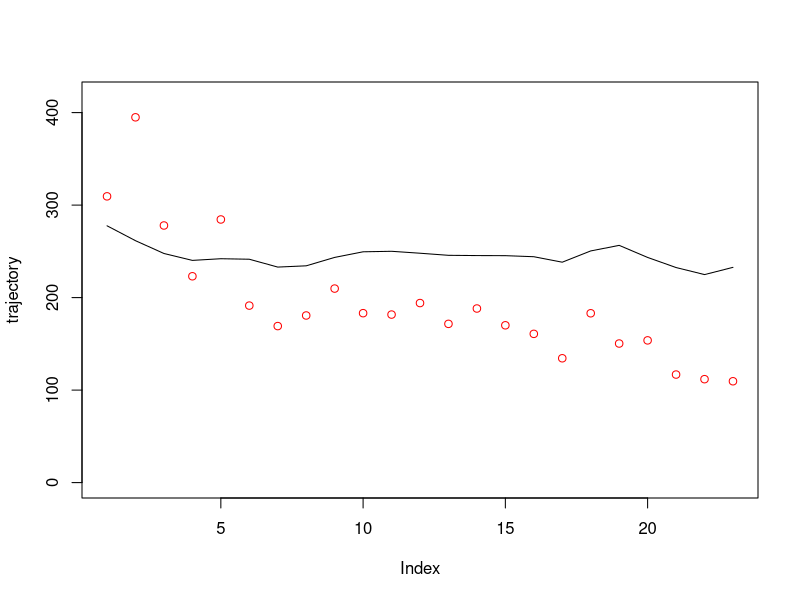

Reproduce this figure in R. (Note: this script raises an error after producing the figure.)
## Sourcing this file will run everything for this model, given the MCMC
## arguments are in the global workspace.
setwd(paste0('models/',m))

## Load empirical data and inits
dat <- read.csv('tuna_data.csv')
cpue <- dat$CPUE
catches <- dat$Catches
data <- list(catches=catches, logcpue=log(cpue), N=nrow(dat))
inits <- list(list(logr=log(.8), logK=log(279), iq=5, isigma2=100, itau2=100,
             u=rep(0, len=nrow(dat))))
params.jags <- c('logr', 'logK', 'isigma2', 'iq', 'itau2', 'u')
r <- exp((inits[[1]]$logr))
K <- exp((inits[[1]]$logK))
sd.process <- sqrt(1/inits[[1]]$isigma2)
trajectory <- rep(NA, data$N)
trajectory[1] <- K*exp(inits[[1]]$u[1]-sd.process^2/2)
for( yr in 2: data$N){
    Nt <- trajectory[yr-1]
    Ct <- data$catches[yr-1]
    trajectory[yr] <- (Nt+r*Nt*(1- (Nt/K))-Ct)*exp(inits[[1]]$u[yr]-sd.process^2/2)
}
png('plots/initial_fits.png', width=7, height=5, res=300, units='in')
plot(trajectory, type='l', ylim=c(0, 1.5*max(trajectory)))
points(exp(data$logcpue)*inits[[1]]$iq, col='red')
dev.off()

## Get independent samples from each model to make sure they are coded the
## same
fit.empirical(model=m, params.jag=params.jags, inits=inits, data=data,
              Nout=Nout, Nout.ind=Nout.ind, Nthin.ind=Nthin.ind,
              delta=delta.vec, lambda=lambda.vec, metric=metric)

## ## Now loop through model sizes and run for default parameters, using JAGS
## ## and NUTS only.
## adapt.list <- perf.list <- list()
## for(i in seq_along(Npar.vec)){
##     Npar <- Npar.vec[i]
##     ## Reproducible data since seed set inside the function
##     message(paste("======== Starting Npar=", Npar))
##     set.seed(115)
##     source("generate_data.R")
##     temp <- run.chains(model=m, inits=inits, params.jags=params.jags, data=data,
##                    seeds=seeds, Nout=Nout, Nthin=1, lambda=NULL)
##     adapt.list[[i]] <- temp$adapt
##     perf.list[[i]] <- temp$perf
##     ## Save them as we go in case it fails
##     perf <- do.call(rbind, perf.list)
##     adapt <- do.call(rbind, adapt.list)
##     write.csv(x=perf, file=results.file(paste0(m,'_perf_simulated.csv')))
##     write.csv(x=adapt, file=results.file(paste0(m,'_adapt_simulated.csv')))
##     rm(temp)
## }
## message("Making plots...")
## plot.simulated.results(perf, adapt)

setwd(main.dir)
